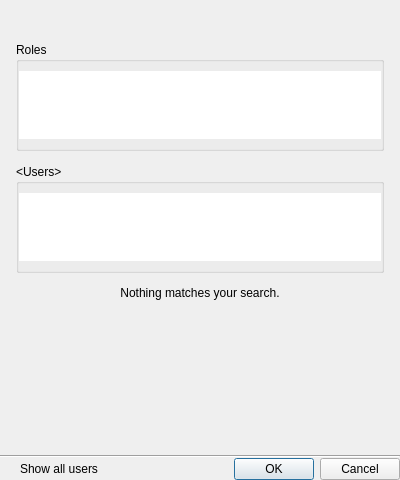
<?xml version="1.0" encoding="UTF-8"?>
<ui version="4.0">
 <class>SubjectSelectionDialog</class>
 <widget class="QDialog" name="SubjectSelectionDialog">
  <property name="geometry">
   <rect>
    <x>0</x>
    <y>0</y>
    <width>400</width>
    <height>480</height>
   </rect>
  </property>
  <property name="windowTitle">
   <string>Select Users</string>
  </property>
  <layout class="QVBoxLayout" name="verticalLayout_2">
   <property name="spacing">
    <number>0</number>
   </property>
   <property name="leftMargin">
    <number>0</number>
   </property>
   <property name="topMargin">
    <number>0</number>
   </property>
   <property name="rightMargin">
    <number>0</number>
   </property>
   <property name="bottomMargin">
    <number>0</number>
   </property>
   <item>
    <widget class="QWidget" name="mainWidget" native="true">
     <layout class="QVBoxLayout" name="verticalLayout">
      <property name="spacing">
       <number>13</number>
      </property>
      <property name="leftMargin">
       <number>16</number>
      </property>
      <property name="topMargin">
       <number>16</number>
      </property>
      <property name="rightMargin">
       <number>16</number>
      </property>
      <property name="bottomMargin">
       <number>0</number>
      </property>
      <item>
       <widget class="nx::client::desktop::SearchLineEdit" name="searchLineEdit" native="true"/>
      </item>
      <item>
       <widget class="nx::client::desktop::CheckableLineWidget" name="allUsersCheckableLine" native="true"/>
      </item>
      <item>
       <widget class="QScrollArea" name="scrollArea">
        <property name="frameShape">
         <enum>QFrame::NoFrame</enum>
        </property>
        <property name="horizontalScrollBarPolicy">
         <enum>Qt::ScrollBarAsNeeded</enum>
        </property>
        <property name="widgetResizable">
         <bool>true</bool>
        </property>
        <widget class="QWidget" name="scrollAreaWidgetContents">
         <property name="geometry">
          <rect>
           <x>0</x>
           <y>0</y>
           <width>368</width>
           <height>390</height>
          </rect>
         </property>
         <property name="sizePolicy">
          <sizepolicy hsizetype="Ignored" vsizetype="Preferred">
           <horstretch>0</horstretch>
           <verstretch>0</verstretch>
          </sizepolicy>
         </property>
         <layout class="QVBoxLayout" name="verticalLayout_5">
          <property name="spacing">
           <number>13</number>
          </property>
          <property name="leftMargin">
           <number>0</number>
          </property>
          <property name="topMargin">
           <number>0</number>
          </property>
          <property name="rightMargin">
           <number>0</number>
          </property>
          <property name="bottomMargin">
           <number>16</number>
          </property>
          <item>
           <widget class="QGroupBox" name="rolesGroupBox">
            <property name="sizePolicy">
             <sizepolicy hsizetype="Preferred" vsizetype="Fixed">
              <horstretch>0</horstretch>
              <verstretch>0</verstretch>
             </sizepolicy>
            </property>
            <property name="title">
             <string>Roles</string>
            </property>
            <property name="flat">
             <bool>true</bool>
            </property>
            <layout class="QVBoxLayout" name="verticalLayout_3">
             <property name="leftMargin">
              <number>0</number>
             </property>
             <property name="rightMargin">
              <number>0</number>
             </property>
             <item>
              <widget class="QnTreeView" name="rolesTreeView">
               <property name="sizePolicy">
                <sizepolicy hsizetype="MinimumExpanding" vsizetype="Fixed">
                 <horstretch>0</horstretch>
                 <verstretch>0</verstretch>
                </sizepolicy>
               </property>
               <property name="frameShape">
                <enum>QFrame::NoFrame</enum>
               </property>
               <property name="verticalScrollBarPolicy">
                <enum>Qt::ScrollBarAlwaysOff</enum>
               </property>
               <property name="horizontalScrollBarPolicy">
                <enum>Qt::ScrollBarAlwaysOff</enum>
               </property>
               <property name="sizeAdjustPolicy">
                <enum>QAbstractScrollArea::AdjustToContents</enum>
               </property>
               <property name="editTriggers">
                <set>QAbstractItemView::NoEditTriggers</set>
               </property>
               <property name="selectionMode">
                <enum>QAbstractItemView::ExtendedSelection</enum>
               </property>
               <property name="rootIsDecorated">
                <bool>false</bool>
               </property>
               <property name="uniformRowHeights">
                <bool>true</bool>
               </property>
               <property name="itemsExpandable">
                <bool>false</bool>
               </property>
               <property name="allColumnsShowFocus">
                <bool>true</bool>
               </property>
               <attribute name="headerVisible">
                <bool>false</bool>
               </attribute>
              </widget>
             </item>
            </layout>
           </widget>
          </item>
          <item>
           <widget class="QGroupBox" name="usersGroupBox">
            <property name="sizePolicy">
             <sizepolicy hsizetype="Preferred" vsizetype="Fixed">
              <horstretch>0</horstretch>
              <verstretch>0</verstretch>
             </sizepolicy>
            </property>
            <property name="title">
             <string notr="true">&lt;Users&gt;</string>
            </property>
            <property name="flat">
             <bool>true</bool>
            </property>
            <layout class="QVBoxLayout" name="verticalLayout_4">
             <property name="leftMargin">
              <number>0</number>
             </property>
             <property name="rightMargin">
              <number>0</number>
             </property>
             <item>
              <widget class="QnTreeView" name="usersTreeView">
               <property name="sizePolicy">
                <sizepolicy hsizetype="MinimumExpanding" vsizetype="Fixed">
                 <horstretch>0</horstretch>
                 <verstretch>0</verstretch>
                </sizepolicy>
               </property>
               <property name="frameShape">
                <enum>QFrame::NoFrame</enum>
               </property>
               <property name="verticalScrollBarPolicy">
                <enum>Qt::ScrollBarAlwaysOff</enum>
               </property>
               <property name="horizontalScrollBarPolicy">
                <enum>Qt::ScrollBarAlwaysOff</enum>
               </property>
               <property name="sizeAdjustPolicy">
                <enum>QAbstractScrollArea::AdjustToContents</enum>
               </property>
               <property name="editTriggers">
                <set>QAbstractItemView::NoEditTriggers</set>
               </property>
               <property name="selectionMode">
                <enum>QAbstractItemView::ExtendedSelection</enum>
               </property>
               <property name="rootIsDecorated">
                <bool>false</bool>
               </property>
               <property name="uniformRowHeights">
                <bool>true</bool>
               </property>
               <property name="itemsExpandable">
                <bool>false</bool>
               </property>
               <property name="allColumnsShowFocus">
                <bool>true</bool>
               </property>
               <attribute name="headerVisible">
                <bool>false</bool>
               </attribute>
              </widget>
             </item>
            </layout>
           </widget>
          </item>
          <item>
           <widget class="QLabel" name="nothingFoundLabel">
            <property name="text">
             <string>Nothing matches your search.</string>
            </property>
            <property name="alignment">
             <set>Qt::AlignCenter</set>
            </property>
           </widget>
          </item>
          <item>
           <spacer name="verticalSpacer">
            <property name="orientation">
             <enum>Qt::Vertical</enum>
            </property>
            <property name="sizeHint" stdset="0">
             <size>
              <width>20</width>
              <height>132</height>
             </size>
            </property>
           </spacer>
          </item>
         </layout>
        </widget>
       </widget>
      </item>
     </layout>
    </widget>
   </item>
   <item>
    <widget class="nx::client::desktop::AlertBar" name="alertBar" native="true"/>
   </item>
   <item>
    <widget class="Line" name="line">
     <property name="orientation">
      <enum>Qt::Horizontal</enum>
     </property>
    </widget>
   </item>
   <item>
    <layout class="QHBoxLayout" name="horizontalLayout">
     <property name="leftMargin">
      <number>16</number>
     </property>
     <item>
      <widget class="QPushButton" name="showAllUsers">
       <property name="text">
        <string>Show all users</string>
       </property>
       <property name="checkable">
        <bool>true</bool>
       </property>
       <property name="autoDefault">
        <bool>false</bool>
       </property>
       <property name="flat">
        <bool>true</bool>
       </property>
      </widget>
     </item>
     <item>
      <widget class="QDialogButtonBox" name="buttonBox">
       <property name="orientation">
        <enum>Qt::Horizontal</enum>
       </property>
       <property name="standardButtons">
        <set>QDialogButtonBox::Cancel|QDialogButtonBox::Ok</set>
       </property>
      </widget>
     </item>
    </layout>
   </item>
  </layout>
 </widget>
 <customwidgets>
  <customwidget>
   <class>nx::client::desktop::SearchLineEdit</class>
   <extends>QWidget</extends>
   <header location="global">nx/client/desktop/common/widgets/search_line_edit.h</header>
   <container>1</container>
  </customwidget>
  <customwidget>
   <class>QnTreeView</class>
   <extends>QTreeView</extends>
   <header location="global">ui/widgets/common/tree_view.h</header>
  </customwidget>
  <customwidget>
   <class>nx::client::desktop::AlertBar</class>
   <extends>QWidget</extends>
   <header location="global">nx/client/desktop/common/widgets/message_bar.h</header>
  </customwidget>
  <customwidget>
   <class>nx::client::desktop::CheckableLineWidget</class>
   <extends>QWidget</extends>
   <header location="global">nx/client/desktop/common/widgets/checkable_line_widget.h</header>
   <container>1</container>
  </customwidget>
 </customwidgets>
 <tabstops>
  <tabstop>scrollArea</tabstop>
  <tabstop>rolesTreeView</tabstop>
  <tabstop>usersTreeView</tabstop>
  <tabstop>showAllUsers</tabstop>
 </tabstops>
 <resources/>
 <connections>
  <connection>
   <sender>buttonBox</sender>
   <signal>accepted()</signal>
   <receiver>SubjectSelectionDialog</receiver>
   <slot>accept()</slot>
   <hints>
    <hint type="sourcelabel">
     <x>248</x>
     <y>254</y>
    </hint>
    <hint type="destinationlabel">
     <x>157</x>
     <y>274</y>
    </hint>
   </hints>
  </connection>
  <connection>
   <sender>buttonBox</sender>
   <signal>rejected()</signal>
   <receiver>SubjectSelectionDialog</receiver>
   <slot>reject()</slot>
   <hints>
    <hint type="sourcelabel">
     <x>316</x>
     <y>260</y>
    </hint>
    <hint type="destinationlabel">
     <x>286</x>
     <y>274</y>
    </hint>
   </hints>
  </connection>
 </connections>
</ui>
